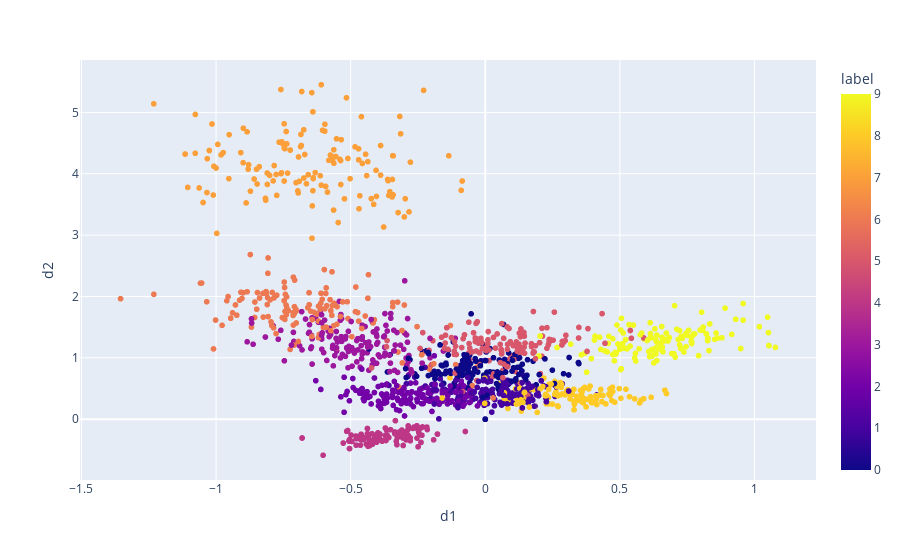

This figure's notebook cell:
### Markdown cell above
## Plotly interactive plot

### Code cell
import plotly.express as px
fig = px.scatter(df, x="d1", y="d2", color="label",\
                 hover_data=['content'])
fig.show()

### Figure 1 — Plotly figure (JSON) as saved in the notebook; plotly's stock layout.template omitted (floating-point values rounded to 4 significant figures; data arrays with more than 128 entries replaced by an {"elided": "..."} marker saying what was removed)
{"data": [{"customdata": {"elided": "1563x1 str values"}, "hoverlabel": {"namelength": 0}, "hovertemplate": "d1=%{x}<br>d2=%{y}<br>content=%{customdata[0]}<br>label=%{marker.color}", "legendgroup": "", "marker": {"color": {"elided": "1563 int values"}, "coloraxis": "coloraxis", "symbol": "circle"}, "mode": "markers", "name": "", "showlegend": false, "type": "scattergl", "x": {"elided": "1563 float values"}, "xaxis": "x", "y": {"elided": "1563 float values"}, "yaxis": "y"}], "layout": {"coloraxis": {"colorbar": {"title": {"text": "label"}}, "colorscale": [[0, "#0d0887"], [0.1111, "#46039f"], [0.2222, "#7201a8"], [0.3333, "#9c179e"], [0.4444, "#bd3786"], [0.5556, "#d8576b"], [0.6667, "#ed7953"], [0.7778, "#fb9f3a"], [0.8889, "#fdca26"], [1, "#f0f921"]]}, "legend": {"tracegroupgap": 0}, "margin": {"t": 60}, "xaxis": {"anchor": "y", "domain": [0, 1], "title": {"text": "d1"}}, "yaxis": {"anchor": "x", "domain": [0, 1], "title": {"text": "d2"}}}}
